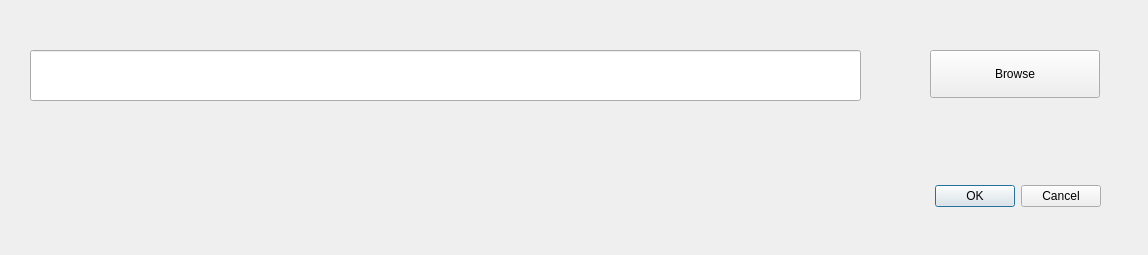
<?xml version="1.0" encoding="UTF-8"?>
<ui version="4.0">
 <class>SaveMap</class>
 <widget class="QDialog" name="SaveMap">
  <property name="geometry">
   <rect>
    <x>0</x>
    <y>0</y>
    <width>1148</width>
    <height>255</height>
   </rect>
  </property>
  <property name="windowTitle">
   <string>Dialog</string>
  </property>
  <widget class="QDialogButtonBox" name="buttonBox">
   <property name="geometry">
    <rect>
     <x>760</x>
     <y>180</y>
     <width>341</width>
     <height>32</height>
    </rect>
   </property>
   <property name="orientation">
    <enum>Qt::Horizontal</enum>
   </property>
   <property name="standardButtons">
    <set>QDialogButtonBox::Cancel|QDialogButtonBox::Ok</set>
   </property>
  </widget>
  <widget class="QPushButton" name="BrowseButton">
   <property name="geometry">
    <rect>
     <x>930</x>
     <y>50</y>
     <width>170</width>
     <height>48</height>
    </rect>
   </property>
   <property name="text">
    <string>Browse</string>
   </property>
  </widget>
  <widget class="QLineEdit" name="fileNameEdit">
   <property name="geometry">
    <rect>
     <x>30</x>
     <y>50</y>
     <width>831</width>
     <height>51</height>
    </rect>
   </property>
  </widget>
 </widget>
 <resources/>
 <connections>
  <connection>
   <sender>buttonBox</sender>
   <signal>accepted()</signal>
   <receiver>SaveMap</receiver>
   <slot>accept()</slot>
   <hints>
    <hint type="sourcelabel">
     <x>248</x>
     <y>254</y>
    </hint>
    <hint type="destinationlabel">
     <x>157</x>
     <y>274</y>
    </hint>
   </hints>
  </connection>
  <connection>
   <sender>buttonBox</sender>
   <signal>rejected()</signal>
   <receiver>SaveMap</receiver>
   <slot>reject()</slot>
   <hints>
    <hint type="sourcelabel">
     <x>316</x>
     <y>260</y>
    </hint>
    <hint type="destinationlabel">
     <x>286</x>
     <y>274</y>
    </hint>
   </hints>
  </connection>
 </connections>
</ui>
